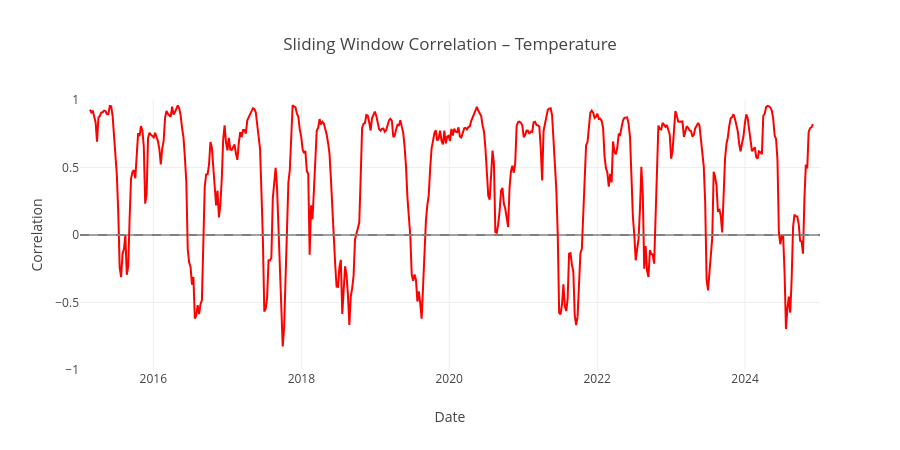

This figure's notebook cell:
### Code cell
fig = px.line(
    x=swc.index,
    y=swc.values,
    title="Sliding Window Correlation – Temperature",
    labels={
        "x": "Date",
        "y": "Correlation"
    }
)

fig.update_traces(line=dict(color="red"))
fig.add_hline(y=0, line_dash="dash", line_color="gray")
fig.update_yaxes(range=[-1, 1])
fig.update_layout(height=450)

fig.show()

### Figure 1 — Plotly figure (JSON) as saved in the notebook; plotly's stock layout.template omitted (floating-point values rounded to 4 significant figures; data arrays with more than 128 entries replaced by an {"elided": "..."} marker saying what was removed)
{"data": [{"hovertemplate": "Date=%{x}<br>Correlation=%{y}<extra></extra>", "legendgroup": "", "line": {"color": "red", "dash": "solid"}, "marker": {"symbol": "circle"}, "mode": "lines", "name": "", "orientation": "v", "showlegend": false, "type": "scatter", "x": {"elided": "523 str values"}, "xaxis": "x", "y": {"elided": "523 float values"}, "yaxis": "y"}], "layout": {"height": 450, "legend": {"tracegroupgap": 0}, "shapes": [{"line": {"color": "gray", "dash": "dash"}, "type": "line", "x0": 0, "x1": 1, "xref": "x domain", "y0": 0, "y1": 0, "yref": "y"}], "title": {"text": "Sliding Window Correlation – Temperature"}, "xaxis": {"anchor": "y", "domain": [0, 1], "title": {"text": "Date"}}, "yaxis": {"anchor": "x", "domain": [0, 1], "range": [-1, 1], "title": {"text": "Correlation"}}}}
